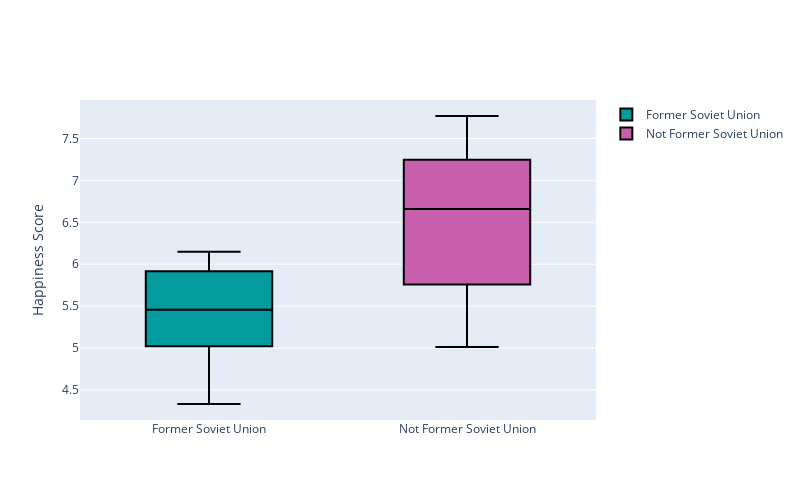

This figure's notebook cell:
### Markdown cell above
## Ex-soviet States

### Code cell
import plotly.graph_objects as go

ex_soviet_states = ["Belarus", "Estonia", "Latvia", "Lithuania", "Moldova", "Russia", "Ukraine", "Bosnia and Herzegovina", "Albania"]

data['Ex-Soviet State'] = data['Country'].isin(ex_soviet_states)
data['Ex-Soviet State'] = data['Ex-Soviet State'].apply(lambda x: 'True' if x else 'False')

ex = data[data['Ex-Soviet State'] == "True"]
non_ex = data[data['Ex-Soviet State'] == "False"]

fig = go.Figure()

fig.add_trace(go.Box(
    y=ex["Happiness Score"],
    name="Former Soviet Union",
    fillcolor="#049b9e", 
    line_color="black",
))

fig.add_trace(go.Box(
    y=non_ex["Happiness Score"],
    name="Not Former Soviet Union",
    fillcolor="#c85fac",  
    line_color="black",  
))

fig.update_layout(
    yaxis_title="Happiness Score",
    width=800,
    height=500,
)

fig.show()

### Figure 1 — Plotly figure (JSON) as saved in the notebook; plotly's stock layout.template omitted (floating-point values rounded to 4 significant figures)
{"data": [{"fillcolor": "#049b9e", "line": {"color": "black"}, "name": "Former Soviet Union", "type": "box", "y": [6.149, 5.893, 5.94, 4.719, 5.529, 5.386, 5.323, 4.332]}, {"fillcolor": "#c85fac", "line": {"color": "black"}, "name": "Not Former Soviet Union", "type": "box", "y": [7.48, 7.6, 7.021, 7.054, 6.726, 6.852, 7.488, 7.769, 7.494, 6.046, 7.09, 6.985, 6.354, 6.07, 7.246, 5.011, 5.693, 7.554, 7.343, 5.523, 6.923, 6.223, 6.592, 5.758, 6.118, 5.432, 6.182, 5.603, 5.287, 5.274]}], "layout": {"height": 500, "width": 800, "yaxis": {"title": {"text": "Happiness Score"}}}}
